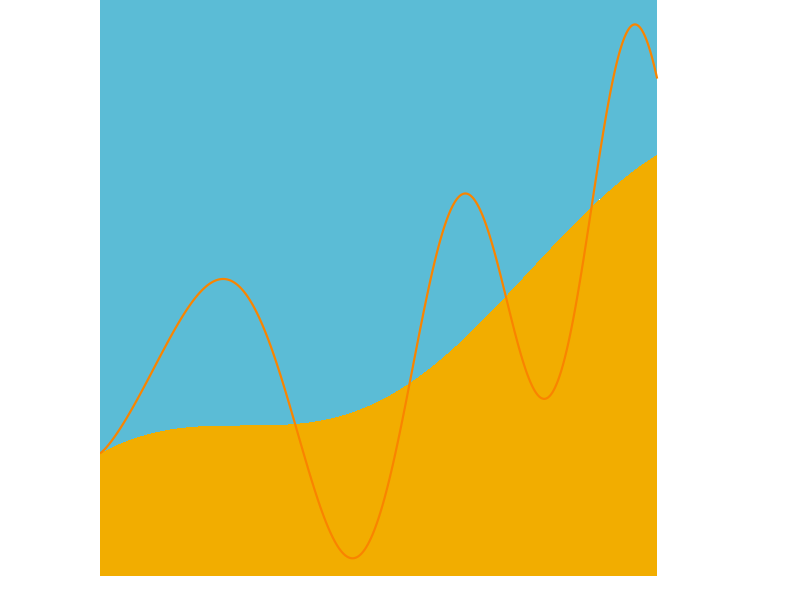
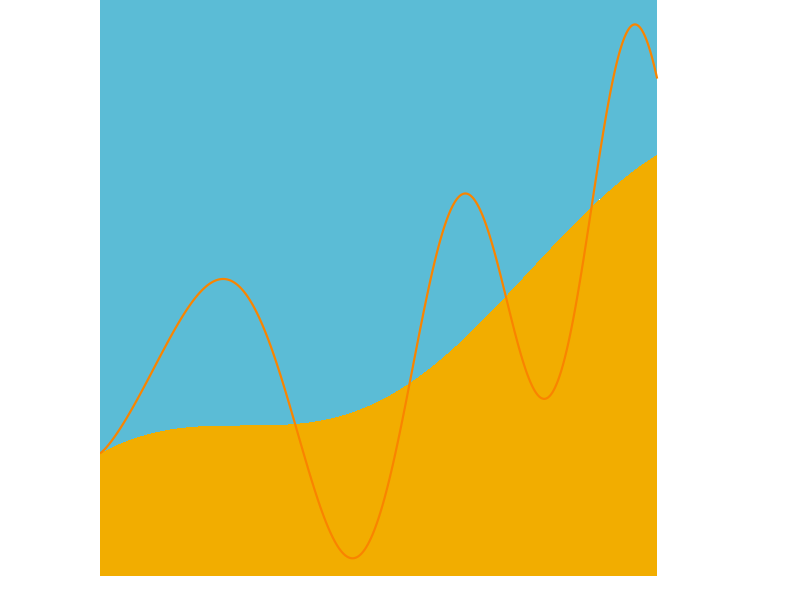
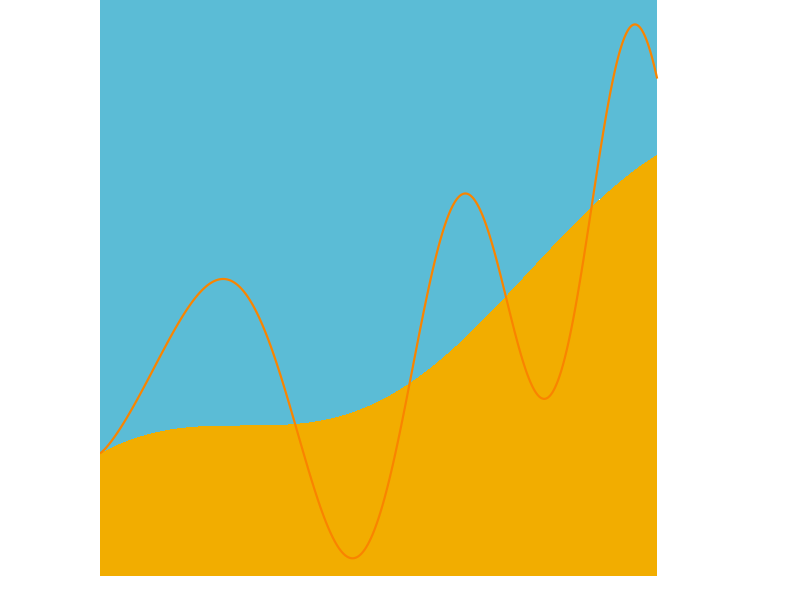
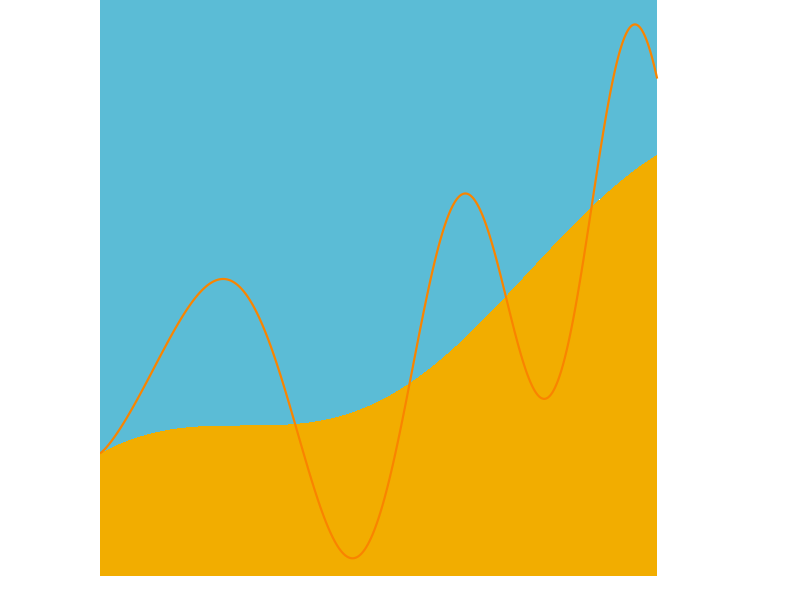

These figures' R source, in order:
library(ggplot2)
library(svglite)

## Colors
y1_color <- "#F2AD00"
y2_color <- "#F98400"
y3_color <- "#5BBCD6"


##

df <- data.frame(x = seq(0, 0.975 * 2 * pi, length.out = 1000))

df$y1 <- cos(df$x) + df$x + 1.5
df$y2 <- df$y1 + 3 * sin(df$x ^ (3 / 2))

p <-
  df |>
  ggplot(aes(
    x = x
  )) +
  geom_area(aes(y = y1, fill = "y1")) +
  geom_ribbon(aes(xmin = x, xmax = x, ymin = y1, ymax = +Inf), fill = y3_color) +
  geom_line(aes(y = y2), color = y2_color, linewidth = 0.75) +
  scale_x_continuous(expand = c(0, 0), limits = c(0, 1.05 * 2 * pi)) +
  scale_y_continuous(expand = c(0, 0.5)) +
  scale_fill_manual(values = c(
    y1 = y1_color,
    y2 = y2_color
  )) +
  theme_void() +
  theme(
    legend.position = "none",
    aspect.ratio = 1
  )

p

## Save one as a png with 32 x 32 pixels
ggsave(
  "./static-content/logo/logo-32x32.png",
  p,
  width = 1,
  height = 1,
  scale = 1,
  dpi = 32,
  bg = "transparent"
)

## Save one as a png with 120 x 120 pixels
ggsave(
  "./static-content/logo/logo-120x120.png",
  p,
  width = 1,
  height = 1,
  scale = 1,
  dpi = 120,
  bg = "transparent"
)


## Save one as SVG
ggsave(
  "./static-content/logo/logo.svg",
  p,
  width = 0.5,
  height = 0.5,
  scale = 1,
  bg = "transparent"
)
